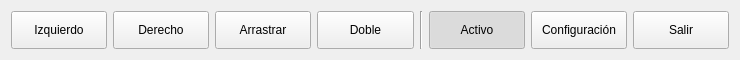
<ui version="4.0" >
 <class>MainWidget</class>
 <widget class="QWidget" name="MainWidget" >
  <property name="geometry" >
   <rect>
    <x>0</x>
    <y>0</y>
    <width>740</width>
    <height>60</height>
   </rect>
  </property>
  <property name="sizePolicy" >
   <sizepolicy vsizetype="Preferred" hsizetype="Preferred" >
    <horstretch>0</horstretch>
    <verstretch>0</verstretch>
   </sizepolicy>
  </property>
  <property name="windowTitle" >
   <string>Nadir</string>
  </property>
  <layout class="QGridLayout" name="gridLayout" >
   <item row="0" column="2" >
    <widget class="QPushButton" name="clickButton" >
     <property name="sizePolicy" >
      <sizepolicy vsizetype="Minimum" hsizetype="Minimum" >
       <horstretch>0</horstretch>
       <verstretch>0</verstretch>
      </sizepolicy>
     </property>
     <property name="text" >
      <string>Izquierdo</string>
     </property>
    </widget>
   </item>
   <item row="0" column="4" >
    <widget class="QPushButton" name="rightClickButton" >
     <property name="sizePolicy" >
      <sizepolicy vsizetype="Minimum" hsizetype="Minimum" >
       <horstretch>0</horstretch>
       <verstretch>0</verstretch>
      </sizepolicy>
     </property>
     <property name="text" >
      <string>Derecho</string>
     </property>
    </widget>
   </item>
   <item row="0" column="6" >
    <widget class="QPushButton" name="dbClickButton" >
     <property name="sizePolicy" >
      <sizepolicy vsizetype="Minimum" hsizetype="Minimum" >
       <horstretch>0</horstretch>
       <verstretch>0</verstretch>
      </sizepolicy>
     </property>
     <property name="text" >
      <string>Doble</string>
     </property>
    </widget>
   </item>
   <item row="0" column="10" >
    <widget class="QPushButton" name="confButton" >
     <property name="sizePolicy" >
      <sizepolicy vsizetype="Minimum" hsizetype="Minimum" >
       <horstretch>0</horstretch>
       <verstretch>0</verstretch>
      </sizepolicy>
     </property>
     <property name="text" >
      <string>Configuración</string>
     </property>
    </widget>
   </item>
   <item row="0" column="8" >
    <widget class="Line" name="line" >
     <property name="orientation" >
      <enum>Qt::Vertical</enum>
     </property>
    </widget>
   </item>
   <item row="0" column="5" >
    <widget class="QPushButton" name="dragButton" >
     <property name="sizePolicy" >
      <sizepolicy vsizetype="Minimum" hsizetype="Minimum" >
       <horstretch>0</horstretch>
       <verstretch>0</verstretch>
      </sizepolicy>
     </property>
     <property name="text" >
      <string>Arrastrar</string>
     </property>
    </widget>
   </item>
   <item row="0" column="11" >
    <widget class="QPushButton" name="exitButton" >
     <property name="sizePolicy" >
      <sizepolicy vsizetype="Minimum" hsizetype="Minimum" >
       <horstretch>0</horstretch>
       <verstretch>0</verstretch>
      </sizepolicy>
     </property>
     <property name="text" >
      <string>Salir</string>
     </property>
    </widget>
   </item>
   <item row="0" column="9" >
    <widget class="QPushButton" name="activeButton" >
     <property name="sizePolicy" >
      <sizepolicy vsizetype="Minimum" hsizetype="Minimum" >
       <horstretch>0</horstretch>
       <verstretch>0</verstretch>
      </sizepolicy>
     </property>
     <property name="text" >
      <string>Activo</string>
     </property>
     <property name="checkable" >
      <bool>true</bool>
     </property>
     <property name="checked" >
      <bool>true</bool>
     </property>
    </widget>
   </item>
  </layout>
 </widget>
 <tabstops>
  <tabstop>clickButton</tabstop>
  <tabstop>rightClickButton</tabstop>
  <tabstop>dragButton</tabstop>
  <tabstop>dbClickButton</tabstop>
  <tabstop>confButton</tabstop>
 </tabstops>
 <resources>
  <include location="nadir.qrc" />
 </resources>
 <connections/>
</ui>
